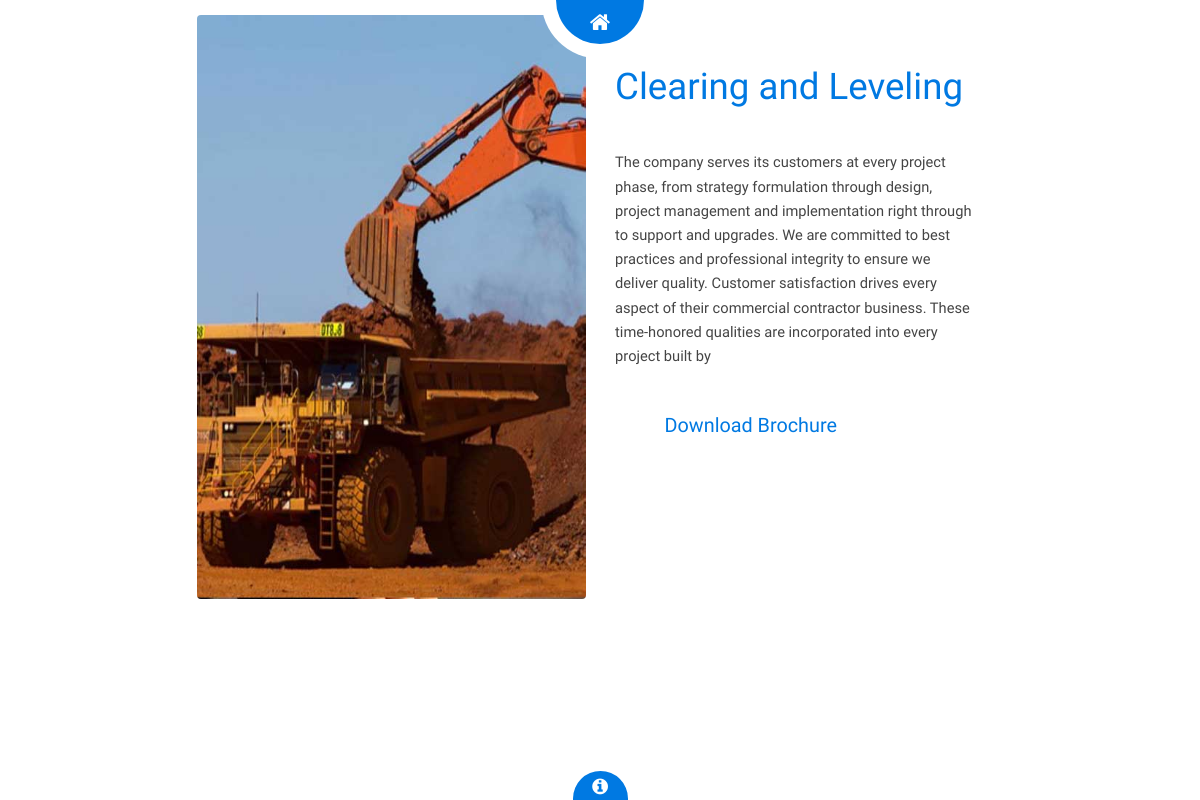
Page /detail_ver/2 on the committed database.
### loader/models.py (models this page shows, shortened)
class Content(models.Model):
    page = models.IntegerField()
    title = models.CharField(max_length=50)
    image = models.ImageField()
    info = models.TextField()
    download = models.FileField(upload_to='document/s', blank=True)

### loader/views.py (the view)
# urls.py: path('detail_ver/<int:page>', views.detail_2, name='detail_ver'),
def detail_2(request, page):
    data = Content.objects.get(pk=page)
    context = {'info': data}
    return render(request, 'Page/detail02.html', context)

### templates/Page/detail02.html (shortened to what this page needs)
{% extends "base.html" %}
{% load staticfiles %}
{% block content %}
			<header id="header" class="preview">
				<div class="inner">
					<a href="{% url 'home' %}" class="button hidden"><span>Home</span></a>
				</div>
			</header>
			<div id="preview" class="vertical">
				<div class="inner">
					<div class="image fit">
						<img src="{{ info.image.url }}" alt="" />
					</div>
					<div class="content">
						<header>
							<h2>{{ info.title }}</h2>
						</header>
						<p> {{ info.info }} </p>
						<a href="#" class="button big alt"><span>Download Brochure</span></a>
					</div>
				</div>
			</div>
{% endblock %}

### rows in the picture
Content: image (picture), title "Clearing and Leveling", info "The company serves its customers at every project phase, from strategy formulation through design, project management and implementation right through to support and upgrades. We are committed to best practices and professional integrity to ensure we deliver quality. Customer satisfaction drives every aspect of their commercial contractor business. These time-honored qualities are incorporated into every project built by"
